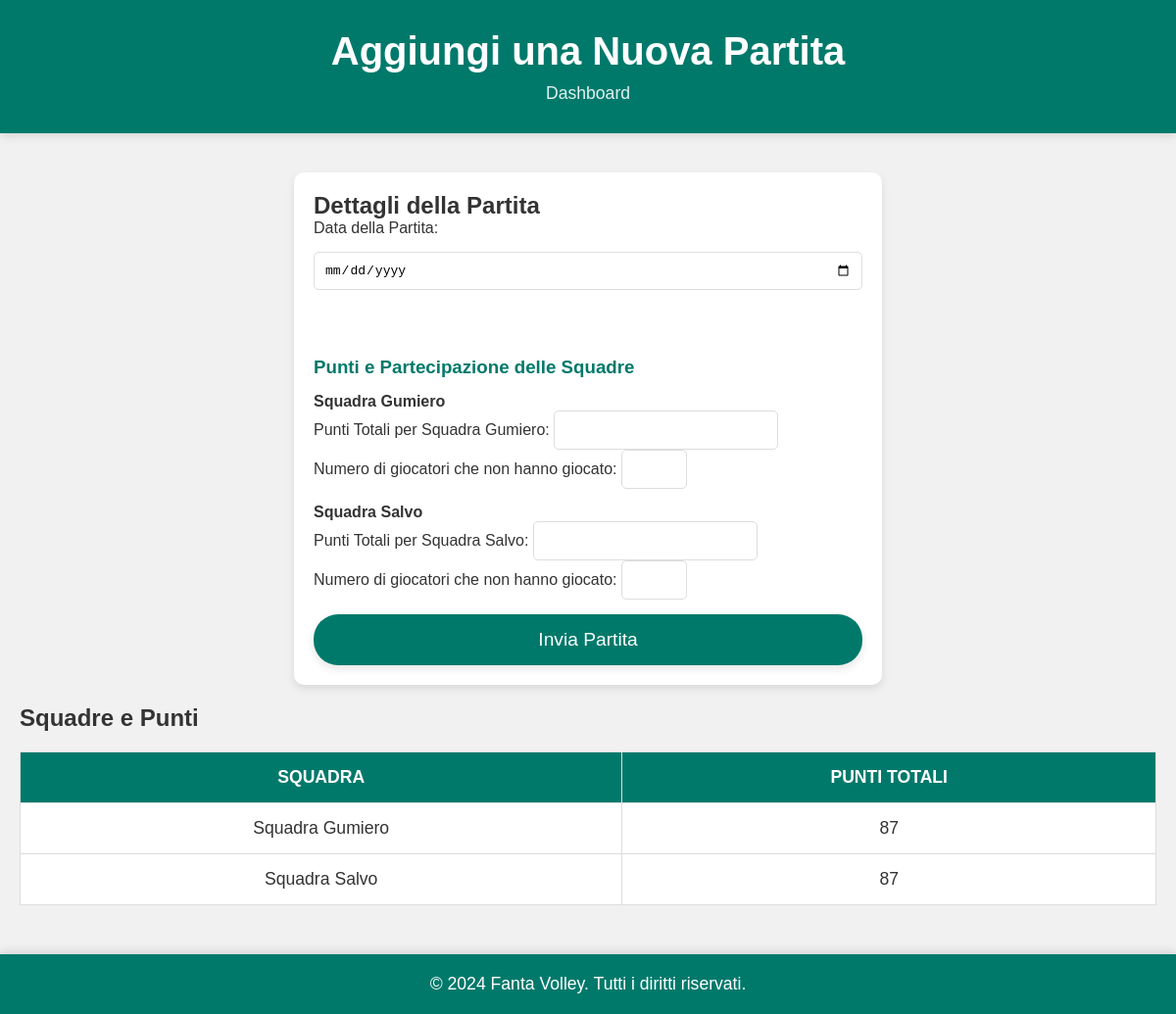
Before: /add_game with the older database file.
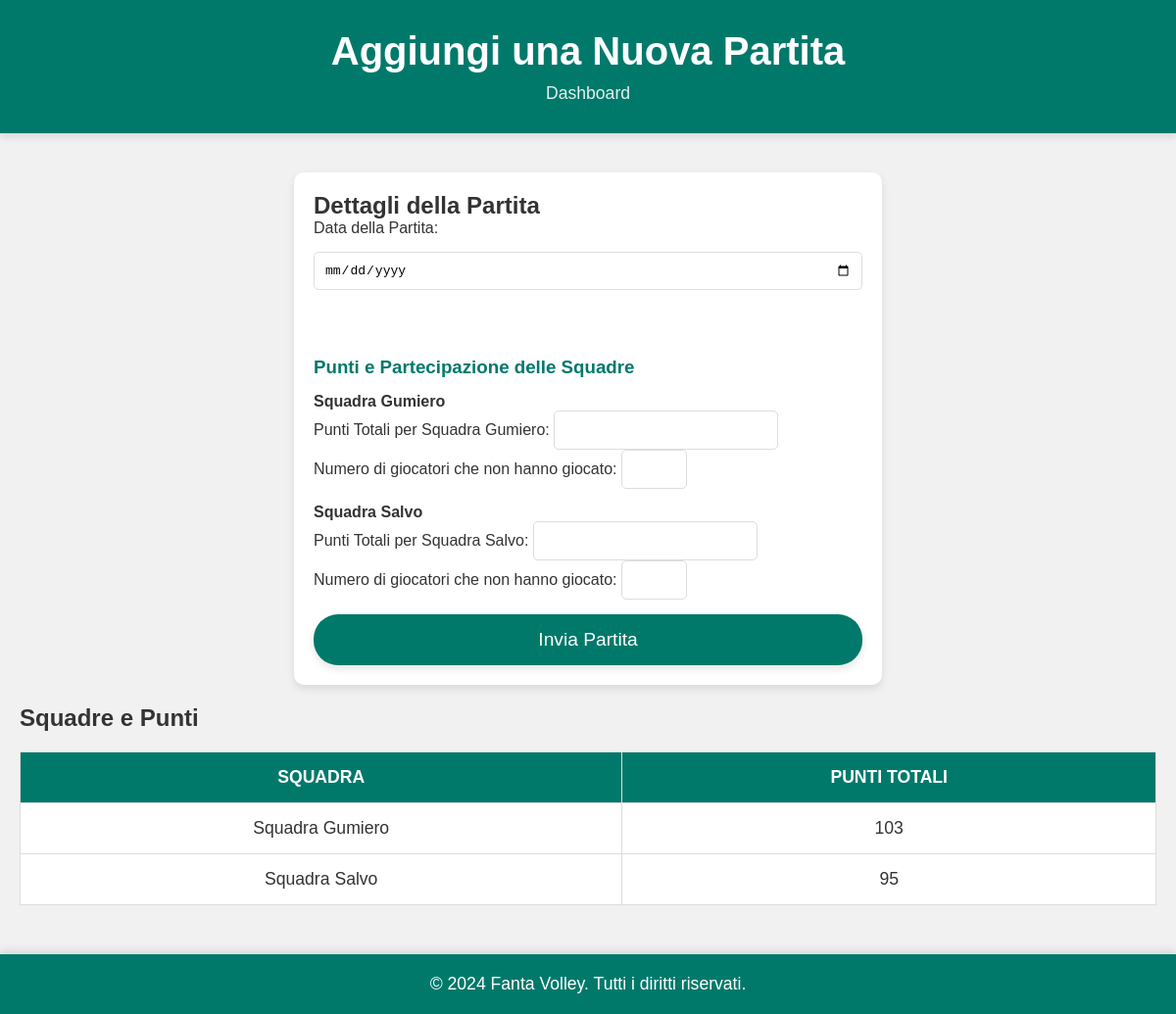
After: the same page with the newer database file.
### app.py (models this page shows)
class Squad(db.Model):
    id = db.Column(db.Integer, primary_key=True)
    name = db.Column(db.String(50), nullable=False)
    total_points = db.Column(db.Integer, default=0)

### app.py (the view, shortened to what this page needs)
@app.route('/add_game', methods=['GET', 'POST'])
def add_game():
    squads = Squad.query.all()
    students = Student.query.all()
    return render_template('add_game.html', squads=squads, students=students)

### templates/add_game.html (shortened to what this page needs)
<!DOCTYPE html>
<html lang="it">
<head>
    <link rel="stylesheet" href="{{ url_for('static', filename='styles.css') }}">
</head>
<body>
    <header>
        <h1>Aggiungi una Nuova Partita</h1>
        <nav>
            <a href="{{ url_for('dashboard') }}">Dashboard</a>
        </nav>
    </header>
    <main>
        <section class="form-section">
            <h2>Dettagli della Partita</h2>
            <form action="{{ url_for('add_game') }}" method="POST" class="form-container">
                <label for="date">Data della Partita:</label>
                <input type="date" name="date" required><br>
                <h3>Punti e Partecipazione delle Squadre</h3>
                <div class="squad-section">
                    <h4>Squadra Gumiero</h4>
                    <label for="gumiero_points">Punti Totali per Squadra Gumiero:</label>
                    <input type="number" name="gumiero_points" min="0" required><br>
                    <label for="gumiero_not_played">Numero di giocatori che non hanno giocato:</label>
                    <input type="number" name="gumiero_not_played" min="0" max="7" required><br>
                </div>
                <div class="squad-section">
                    <h4>Squadra Salvo</h4>
                    <label for="salvo_points">Punti Totali per Squadra Salvo:</label>
                    <input type="number" name="salvo_points" min="0" required><br>
                    <label for="salvo_not_played">Numero di giocatori che non hanno giocato:</label>
                    <input type="number" name="salvo_not_played" min="0" max="7" required><br>
                </div>
                <button type="submit">Invia Partita</button>
            </form>
        </section>
        <section class="squad-section">
            <h2>Squadre e Punti</h2>
            <table>
                <thead>
                    <tr>
                        <th>Squadra</th>
                        <th>Punti Totali</th>
                    </tr>
                </thead>
                <tbody>
                    {% for squad in squads %}
                    <tr>
                        <td>{{ squad.name }}</td>
                        <td>{{ squad.total_points }}</td>
                    </tr>
                    {% endfor %}
                </tbody>
            </table>
        </section>
    </main>
    <footer>
        <p>&copy; 2024 Fanta Volley. Tutti i diritti riservati.</p>
    </footer>
</body>
</html>

Changed rows visible on the page:
changed Squad "Squadra Gumiero": total_points "87" → "103"
changed Squad "Squadra Salvo": total_points "87" → "95"
